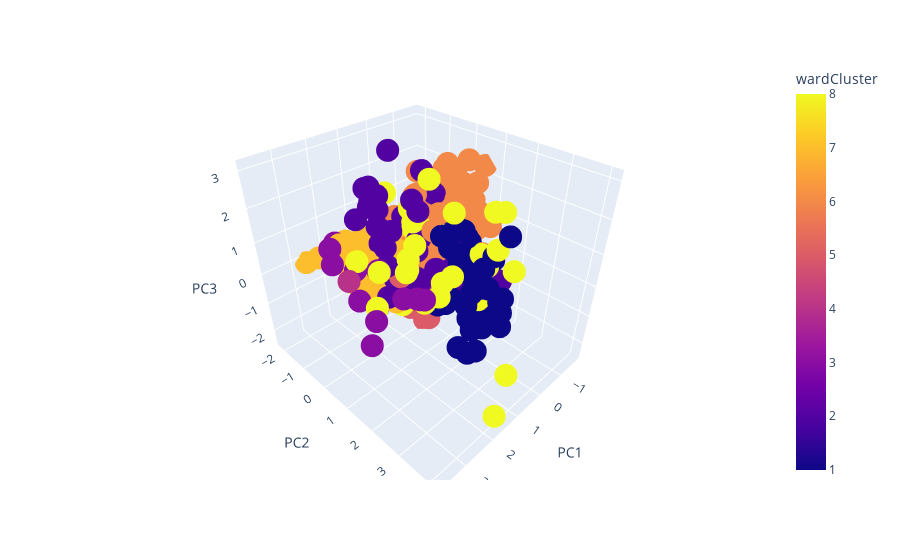

Notebook code cell kept with this figure:
### Code cell
fig2 = px.scatter_3d(pcaDataScaled, x='PC1', y='PC2', z='PC3', color='wardCluster')
fig2

### Figure 1 — Plotly figure (JSON) as saved in the notebook; plotly's stock layout.template omitted (floating-point values rounded to 4 significant figures; data arrays with more than 128 entries replaced by an {"elided": "..."} marker saying what was removed)
{"data": [{"hovertemplate": "PC1=%{x}<br>PC2=%{y}<br>PC3=%{z}<br>wardCluster=%{marker.color}<extra></extra>", "legendgroup": "", "marker": {"color": {"elided": "397 int values"}, "coloraxis": "coloraxis", "symbol": "circle"}, "mode": "markers", "name": "", "scene": "scene", "showlegend": false, "type": "scatter3d", "x": {"elided": "397 float values"}, "y": {"elided": "397 float values"}, "z": {"elided": "397 float values"}}], "layout": {"coloraxis": {"colorbar": {"title": {"text": "wardCluster"}}, "colorscale": [[0, "#0d0887"], [0.1111, "#46039f"], [0.2222, "#7201a8"], [0.3333, "#9c179e"], [0.4444, "#bd3786"], [0.5556, "#d8576b"], [0.6667, "#ed7953"], [0.7778, "#fb9f3a"], [0.8889, "#fdca26"], [1, "#f0f921"]]}, "legend": {"tracegroupgap": 0}, "margin": {"t": 60}, "scene": {"domain": {"x": [0, 1], "y": [0, 1]}, "xaxis": {"title": {"text": "PC1"}}, "yaxis": {"title": {"text": "PC2"}}, "zaxis": {"title": {"text": "PC3"}}}}}
